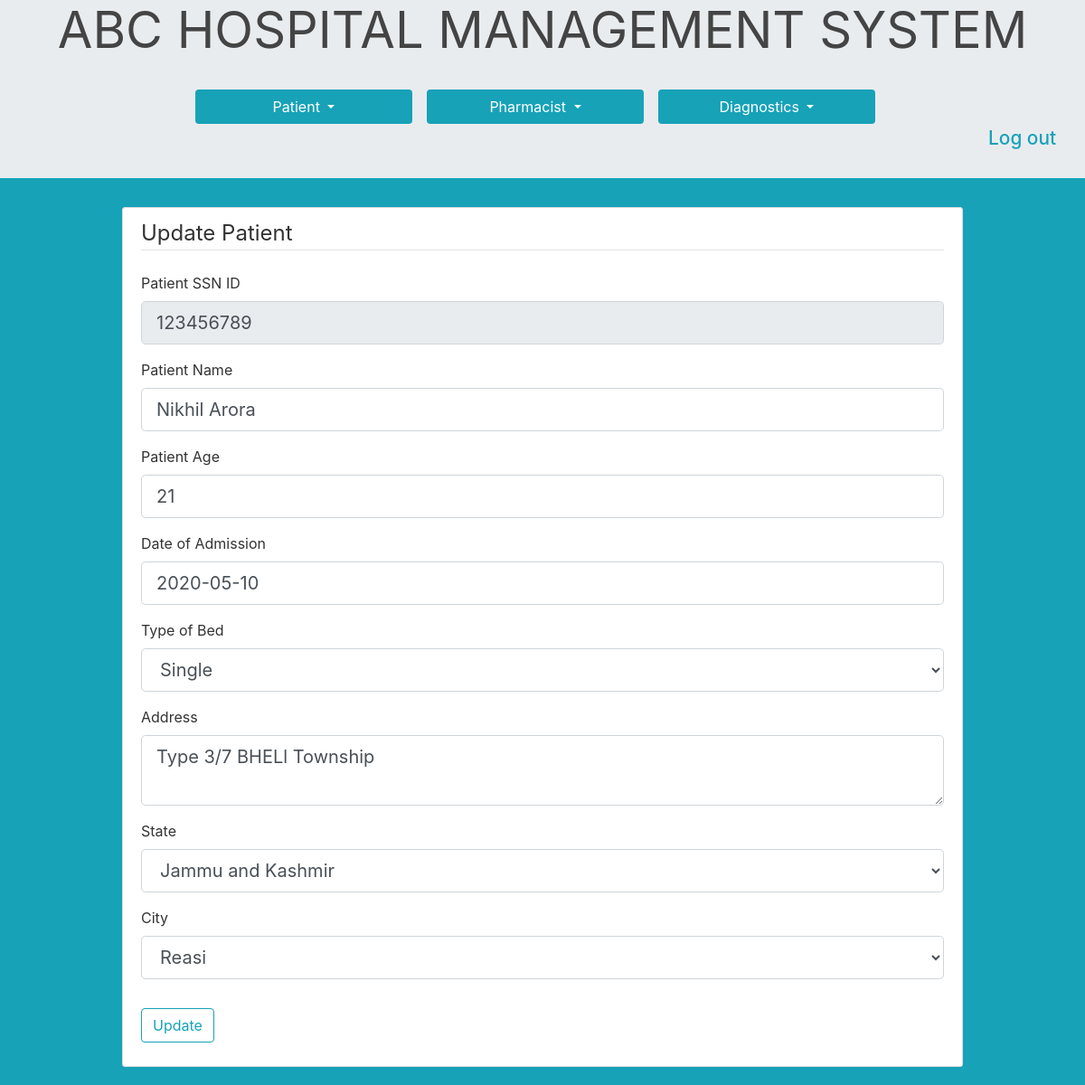
Screenshot of /update/123456789 (signed in) with the database file from the repository.
### hms/models.py (models this page shows, shortened)
class Patient(db.Model):
    id = db.Column(db.Integer, primary_key=True)
    ssn = db.Column(db.Integer, unique=True, nullable=False)
    name = db.Column(db.String(20),  nullable=False)
    age = db.Column(db.Integer, nullable=False)
    date_of_joining = db.Column(db.DateTime, nullable=False, default=datetime.utcnow)
    room_type = db.Column(db.String(10), nullable=False)
    address = db.Column(db.Text, nullable=False)
    state = db.Column(db.String(20), nullable=False)
    city = db.Column(db.String(20), nullable=False)
    status = db.Column(db.String(20), nullable=False, default='Active')

### hms/routes.py (the view)
@app.route("/update/<int:ssn>", methods=['GET', 'POST'])
@login_required
def updatePatient(ssn):
    form = PatientUpdationForm()
    patient = Patient.query.filter_by(ssn=ssn).first()
    form.patient_ssn_id.data = ssn
    if form.validate_on_submit():
        patient.ssn = form.patient_ssn_id.data
        patient.name = form.patient_name.data
        patient.age = form.patient_age.data
        patient.date_of_joining = form.date_of_admission.data
        patient.room_type = form.type_of_bed.data
        patient.address = form.address.data
        patient.state = form.state.data
        patient.city = form.city.data
        db.session.add(patient)
        db.session.commit()
        flash('Patient account has been updated', 'success')
        return redirect(url_for('updatePatient', ssn=patient.ssn))
    elif request.method == 'GET':
        form.patient_ssn_id.data = patient.ssn
        form.patient_name.data = patient.name
        form.patient_age.data = patient.age
        form.date_of_admission.data = patient.date_of_joining
        form.type_of_bed.data = patient.room_type
        form.address.data = patient.address
        form.state.data = patient.state
        form.city.data = patient.city
    return render_template('patient_update_form.html', title='Update Patient Details', form=form,citi=form.city.data)

### hms/models.py (called while the page is built)
@login_manager.user_loader
def load_user(user_id):
    return UserStore.query.get(int(user_id))

### hms/templates/patient_update_form.html (shortened to what this page needs)
{% extends "base.html" %}
{% block content %}
    <div class="content-section">
        <form method="POST" action="">
            <fieldset class="form-group">
                <legend class="border-bottom mb-4">Update Patient</legend>
                <div class="form-group">
                  {{ form.patient_ssn_id.label(class="form-control-label") }}
                  {% if form.patient_ssn_id.errors %}
                      {{ form.patient_ssn_id(disabled=True,class="form-control form-control-lg is-invalid") }}
                      <div class="invalid-feedback">
                          {% for error in form.patient_ssn_id.errors %}
                              <span>{{ error }}</span>
                          {% endfor %}
                      </div>
                  {% else %}
                      {{ form.patient_ssn_id(disabled=True,class="form-control form-control-lg") }}
                  {% endif %}
              </div>
                <div class="form-group">
                    {{ form.patient_name.label(class="form-control-label") }}
                    {% if form.patient_name.errors %}
                        {{ form.patient_name(class="form-control form-control-lg is-invalid") }}
                        <div class="invalid-feedback">
                            {% for error in form.patient_name.errors %}
                                <span>{{ error }}</span>
                            {% endfor %}
                        </div>
                    {% else %}
                        {{ form.patient_name(class="form-control form-control-lg") }}
                    {% endif %}
                </div>
                <div class="form-group">
                  {{ form.patient_age.label(class="form-control-label") }}
                  {% if form.patient_age.errors %}
                      {{ form.patient_age(class="form-control form-control-lg is-invalid") }}
                      <div class="invalid-feedback">
                          {% for error in form.patient_age.errors %}
                              <span>{{ error }}</span>
                          {% endfor %}
                      </div>
                  {% else %}
                      {{ form.patient_age(class="form-control form-control-lg") }}
                  {% endif %}
              </div>
              <div class="form-group">
               {{ form.date_of_admission.label(class="form-control-label") }}
               {% if form.date_of_admission.errors %}
                   {{ form.date_of_admission(class="form-control form-control-lg is-invalid") }}
                   <div class="invalid-feedback">
                       {% for error in form.date_of_admission.errors %}
                           <span>{{ error }}</span>
                       {% endfor %}
                   </div>
               {% else %}
                   {{ form.date_of_admission(class="form-control form-control-lg") }}
               {% endif %}
           </div>
           <div class="form-group">
            {{ form.type_of_bed.label(class="form-control-label") }}
            {% if form.type_of_bed.errors %}
                {{ form.type_of_bed(class="form-control form-control-lg is-invalid") }}
                <div class="invalid-feedback">
                    {% for error in form.type_of_bed.errors %}
                        <span>{{ error }}</span>
                    {% endfor %}
                </div>
            {% else %}
                {{ form.type_of_bed(class="form-control form-control-lg") }}
            {% endif %}
        </div>
           <div class="form-group">
            {{ form.address.label(class="form-control-label") }}
            {% if form.address.errors %}
                {{ form.address(class="form-control form-control-lg is-invalid") }}
                <div class="invalid-feedback">
                    {% for error in form.address.errors %}
                        <span>{{ error }}</span>
                    {% endfor %}
                </div>
            {% else %}
                {{ form.address(class="form-control form-control-lg") }}
            {% endif %}
        </div>
        <div class="form-group">
         {{ form.state.label(class="form-control-label") }}
         {% if form.state.errors %}
             {{ form.state(id="state",class="form-control form-control-lg is-invalid",onchange="myfunction()") }}
             <div class="invalid-feedback">
                 {% for error in form.state.errors %}
                     <span>{{ error }}</span>
                 {% endfor %}
             </div>
         {% else %}
             {{ form.state(id="state",class="form-control form-control-lg",onchange="myfunction()") }}
         {% endif %}
     </div>
     <div class="form-group">
      {{ form.city.label(class="form-control-label") }}
      {% if form.city.errors %}
          {{ form.city(id="city",class="form-control form-control-lg is-invalid") }}
          <div class="invalid-feedback">
              {% for error in form.city.errors %}
                  <span>{{ error }}</span>
              {% endfor %}
          </div>
      {% else %}
          {{ form.city(id="city",class="form-control form-control-lg") }}
      {% endif %}
  </div>
            </fieldset>
            <div class="form-group">
                {{ form.submit(class="btn btn-outline-info",formnovalidate=True) }}
            </div>
        </form>
    </div>
{% endblock content %}

### hms/static/main.css (style rules this page uses)
body { background: #fafafa; color: #333333; padding-top: 0; }
.content-section { background: #ffffff; padding: 10px 20px; border: 1px solid #dddddd; border-radius: 3px; margin-bottom: 20px; }

### rows the page displays
Patient: address "Type 3/7 BHELl Township", state "Jammu and Kashmir", city "Reasi"
